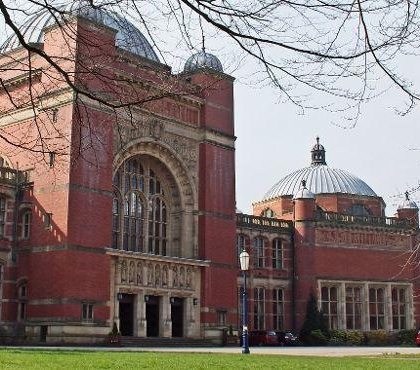
%> input picture Q4/Uob_University_Square.jpg, 420 x 370 px
$ octave klm222_assignment1_part4.m   (GNU Octave 9; MATLAB toolbox functions it lacks are replaced by stand-ins)
%> lines starting %> are read from the running program, lines starting %| are printed output that depends on the picture
        %% Question 4.1

I = im2double(im2gray(imread("Part 4\Uob_University_Square.jpg")));
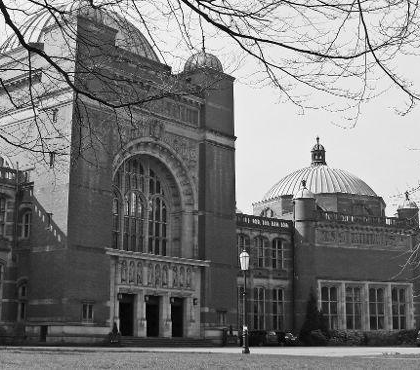
%> I: size 370x420 double; min 0, max 1, mean 0.483


figure;


subplot(2,3,1);
hold on;
imshow(I);
points = detectMinEigenFeatures(I);
%> points = 2073 points; strongest (x, y): (212, 3), (374, 51), (200, 6), (326, 5), (366, 1)
plot(points.selectStrongest(100));
title("Minimum Eigenvalue");


subplot(2,3,2);
hold on;
imshow(I);
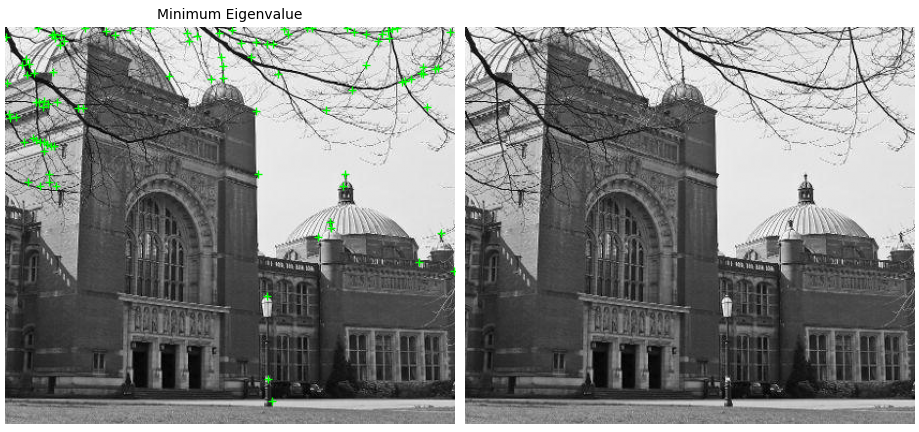
%> figure redrawn from the program's plot data, 2 panels
%> (the run ends here)
